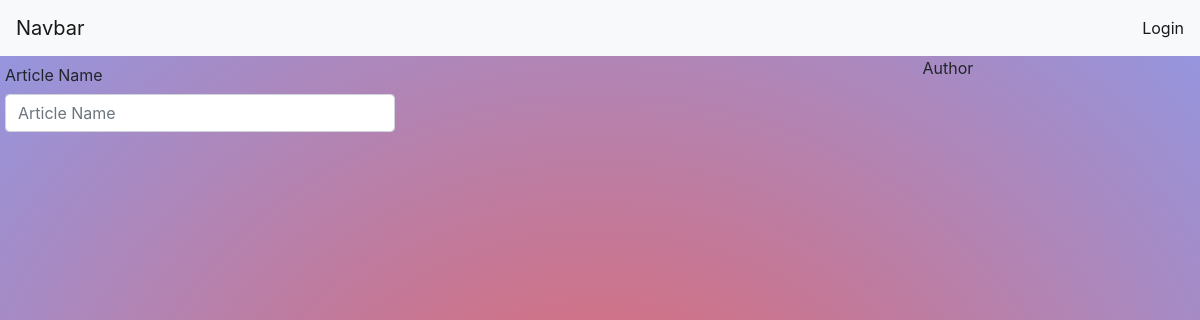
Before: / with the older database file.
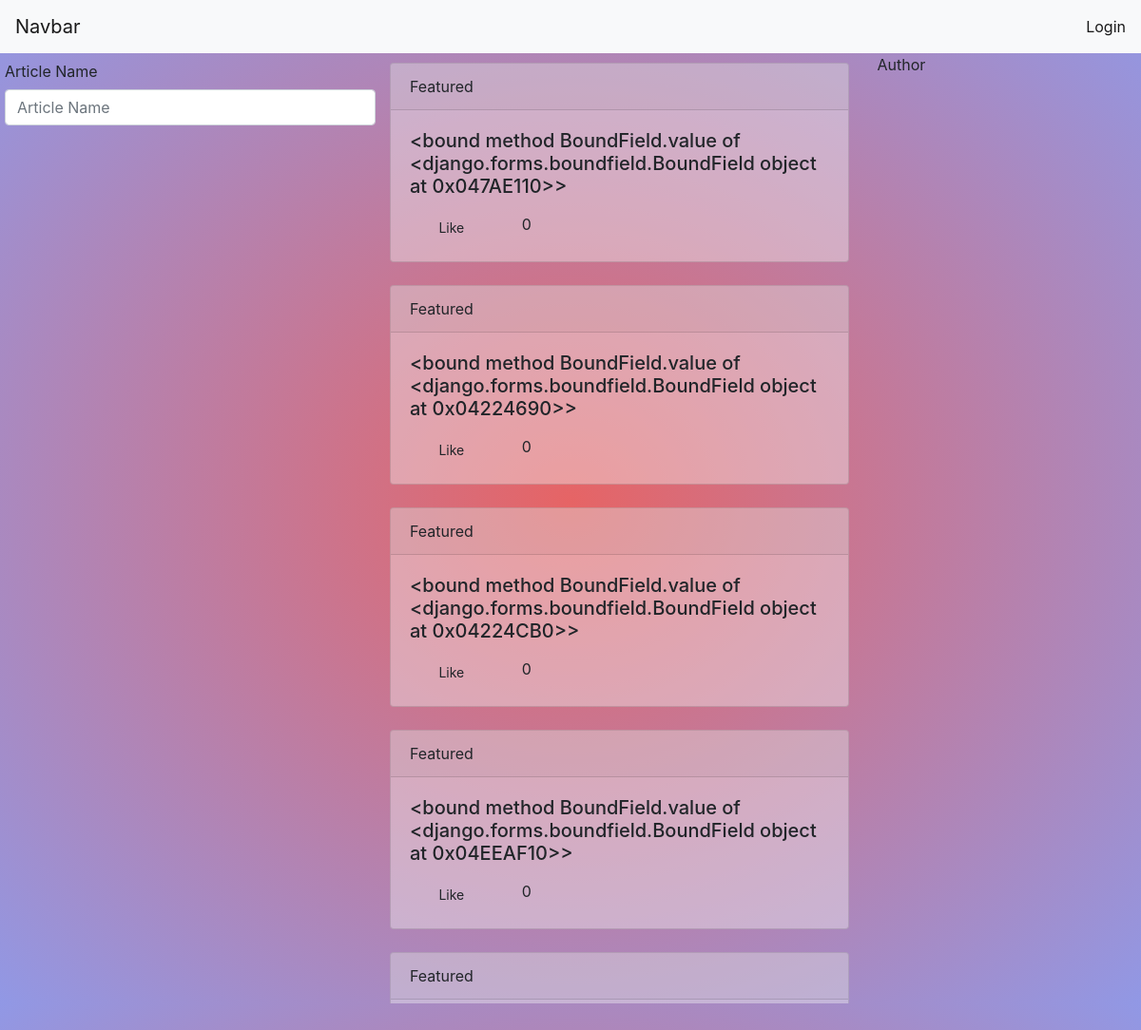
After: the same page with the newer database file.
### instagram/models.py (models this page shows)
class Article(models.Model):
    name = models.CharField(max_length = 80)
    description = models.TextField(max_length = 500)
    author = models.ForeignKey(User,on_delete=models.CASCADE)
    likes = models.ManyToManyField(User, related_name="likes")

### instagram/views.py (the view)
# urls.py: path("", views.index, name="index"),
def index(request):
        articles = Article.objects.all()
        print(articles)
        return render(request, "base.html",{"article":articles})

### templates/base.html (shortened to what this page needs)
<!DOCTYPE html>
{% load static %}
<html lang="en">
<head>
    <link rel="stylesheet" href="https://stackpath.bootstrapcdn.com/bootstrap/4.4.1/css/bootstrap.min.css"
>
    <link rel="stylesheet" type="text/css" href="{% static 'css/index_style.css' %}">
</head>
<body class="body">
<nav class="navbar navbar-light bg-light">
    <a class="navbar-brand" href="/">Navbar</a>
    <div class="navbar-nav">
        {% if user.is_authenticated%}
        <a class="nav-item nav-link active" href="/user/logout">Logout </a>
        {% else %}
        <a class="nav-item nav-link active" href="/user/login">Login
        </a>
        {% endif %}
    </div>
</nav>
{% block content %}
<div class="main">
    <div class="row">
        <div class="col-sm-4">
            <form action="" method="get">
                <div class="form-group row" style="margin-left:5px">
                    <label class="col-form-label">Article Name</label>
                    <input type="text" placeholder="Article Name" class="form-control">
                </div>
            </form>
        </div>
        <div class="col-sm-5" style="overflow-y: scroll;
min-width: 200px;
height: 1000px;">
            <div class="articles" style="margin-top:10px;">
                {%for a in article%}
                <div class="card" style="background-color: rgba(245, 245, 245, 0.4);">
                    <div class="card-header">
                        Featured
                    </div>
                    <div class="card-body">
                        <h5 class="card-title">{{a.name}}</h5>
                        <div class="row">
                        <button type="button" name="Like" class="like col-sm-3 btn btn-sm primary" data-here="likearticle/{{a.id}}"> Like</button>
                        <div class="articlecount col">
                            {{a.likes.count}}
                        </div>
                        </div>
                    </div>
                </div>
                <br>
                {% endfor %}
                <div style="height:500px;">
                </div>
            </div>
        </div>
        <div class="col">
            <div class="author">
                Author
            </div>
        </div>
        {% endblock %}
</body>
</html>

### static/css/index_style.css (style rules this page uses)
.body { overflow:hidden; background-image:radial-gradient(#e66465, #9198e5); }

Changed rows visible on the page:
added Article: name "<bound method BoundField.value of <django.forms.boundfield.BoundField object at 0x047AE110>>", likes.count "0"
added Article: name "<bound method BoundField.value of <django.forms.boundfield.BoundField object at 0x04224690>>", likes.count "0"
added Article: name "<bound method BoundField.value of <django.forms.boundfield.BoundField object at 0x04224CB0>>", likes.count "0"
added Article: name "<bound method BoundField.value of <django.forms.boundfield.BoundField object at 0x04EEAF10>>", likes.count "0"
